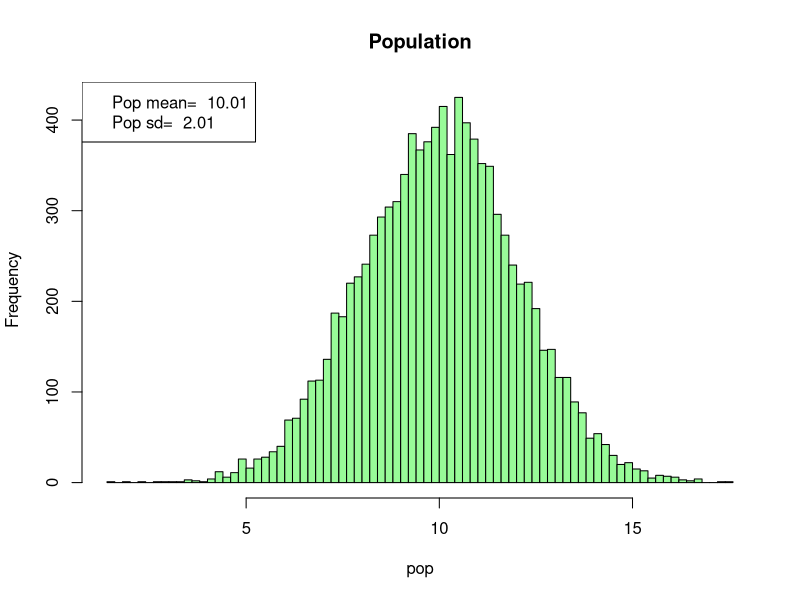
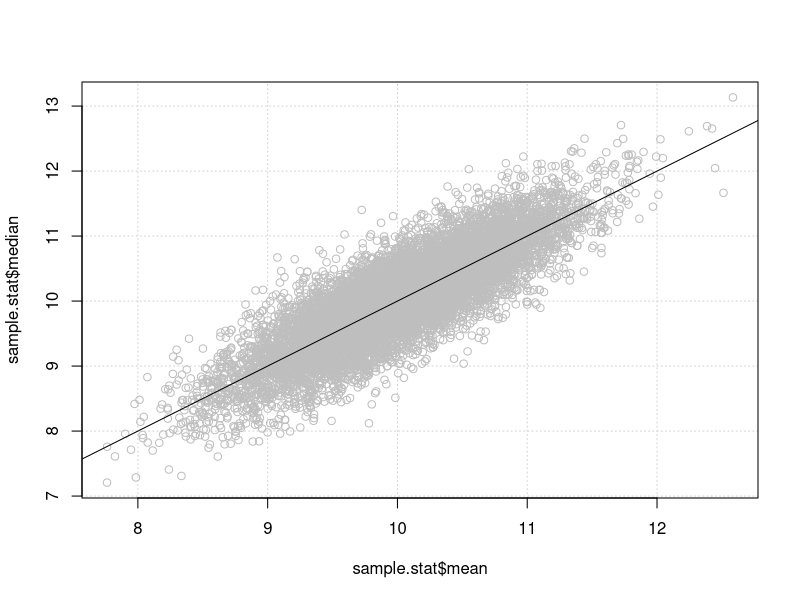
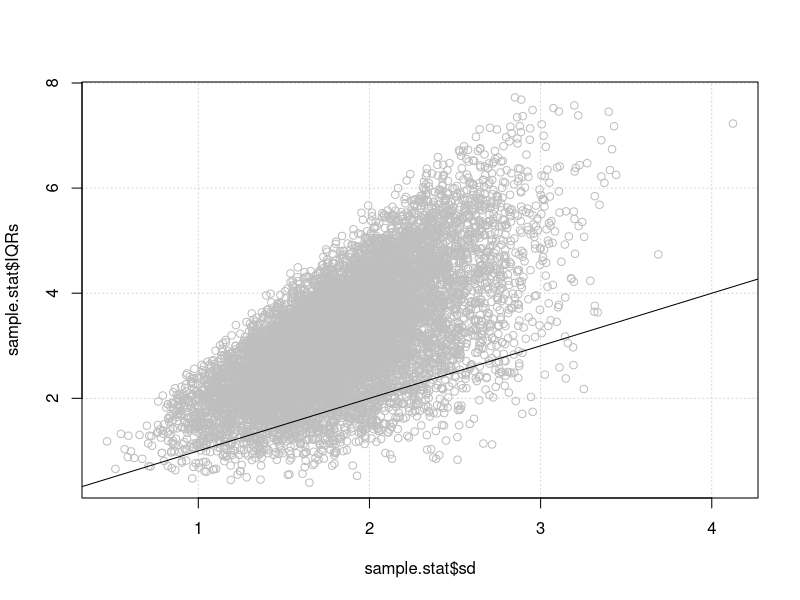

Here is the R script that generated these plots, in order:
## ---- chunk 1
required.libraries <- c("knitr")
for (library in required.libraries) {
  if (!require(library, character.only = TRUE, quietly = TRUE, warn.conflicts = FALSE)) {
    install.packages(library, dependencies = TRUE)
  }
  require(library, character.only = TRUE)
}



options(width=300)
knitr::opts_chunk$set(
  fig.width = 7, fig.height = 5, 
  fig.align = "center", 
  fig.path = "figures/sampling-estimation_",
  size = "tiny", 
  echo = FALSE, eval=TRUE, 
  warning = FALSE, message = FALSE, 
  results = TRUE, comment = "")
# knitr::asis_output("\\footnotesize")

dir.main <- "~/stat1"
setwd(dir.main)
message("Main directory\t", dir.main)


## ---- chunk 2
library(knitr)

knitr::opts_chunk$set(echo = TRUE)
## ---- chunk 3
x1 <- c(5, 8, 6, 2, 250, 7)
x2 <- c(7, 3, 2, 5, 8, 4)
n <- length(x1)

x <- data.frame("treated" = x1, "control" = x2)

desc <- data.frame(
  "n" = c(length(x1), length(x2)),
  "sum" =  apply(x, 2, sum),
  "sum of squared values" =  apply(x^2, 2, sum),
  "mean" = apply(x, 2, mean),
  "Q1" = apply(x, 2, quantile, prob=0.25),
  "median" = apply(x, 2, median),
  "Q3" = apply(x, 2, quantile, prob=0.75),
  "sample.var" = apply(x, 2, var) * (n -1) / n,
  "sample.sd" = apply(x, 2, sd) * sqrt((n -1) / n)
  )
desc["IQR"] <- desc["Q3"] - desc["Q1"]

kable(t(desc), digits=2)


## ---- chunk 4
N <- 10000 ## Population size
normal.mean <- 10 ## Moyenne de la loi normale
normal.sd <- 2 ## Ecart-type de la loi normale

## Generate the population
pop <- rnorm(n = N, mean = normal.mean, sd = normal.sd)

## Compute the population parameters
pop.mean <- mean(pop)
pop.sd <- sd(pop) * sqrt((N-1)/N) ## Beware: R sd() does not compute the sd of the given numbers, but infers sd of a population for whihc this would be a sample

hist(pop, breaks=100, col="palegreen", main="Population")
legend("topleft", 
       legend=c(
         paste("Pop mean= ", round(digits=2, pop.mean)),
         paste("Pop sd= ", round(digits=2, pop.sd))
       ))

## ---- chunk 5
n <- 10  ## Sample size

## Generate a population
x <- sample(x = pop, size = n, replace = FALSE)
# abline(v=x, col="blue")

x.mean <- mean(x)

sample.stat <- c(
  mean = x.mean,
  sum = sum(x),
  ss = sum(x^2)
)

sample.stat["var"] <- sample.stat["ss"] / n - x.mean^2
var(x)

## ---- chunk 6
## The trick: we create a big data frame with one column per individual
## and one row per samplpe (replicate), and fill it up with numbers. 
## We then use the apply funciton to compute the sample stats on each row. 

R <- 10000

## Create an empty matrix
sampling.matrix <- matrix(
  nrow = R, 
  ncol = n)
for (i in 1:R) {
  sampling.matrix[i, ] <- sample(x = pop, size = n, replace = FALSE)
}

sample.stat <- data.frame(
  r = 1:R,
  sum = apply(sampling.matrix,1, sum),
  sum.of.squares = apply(sampling.matrix^2,1, sum),
  mean = apply(sampling.matrix,1, mean)
  )
sample.stat$var <- sample.stat$sum.of.squares / n - sample.stat$mean^2 # Sample variance
sample.stat$sd <- sqrt(sample.stat$var) # Sample standard déviation
sample.stat$Q1 <- apply(sampling.matrix, 1, quantile, prob=0.25) # FIrst quartile
sample.stat$median <- apply(sampling.matrix, 1, median) # Median
sample.stat$Q3 <- apply(sampling.matrix, 1, quantile, prob=0.75) ## Third quartile
sample.stat$IQR <- sample.stat$Q3 - sample.stat$Q1 ## Inter-quartile range


# Standardised inter-quartile range
norm.iqr <- 2*qnorm(p=0.25, lower.tail = FALSE)
sample.stat$IQRs <- sample.stat$IQR * norm.iqr

kable(head(sample.stat))
# View(sample.stat)

## Compare sample mean and median
plot(sample.stat$mean, sample.stat$median, col="grey", panel.first=grid())
abline(a=0, b=1)

## Compare sample standard deviation and standardized inter-quartile range
plot(sample.stat$sd, sample.stat$IQRs, col="grey", panel.first=grid())
abline(a=0, b=1)


